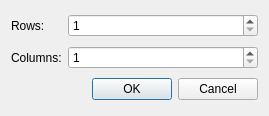
<?xml version="1.0" encoding="UTF-8"?>
<ui version="4.0">
 <class>SplitPaneDialog</class>
 <widget class="QDialog" name="SplitPaneDialog">
  <property name="geometry">
   <rect>
    <x>0</x>
    <y>0</y>
    <width>269</width>
    <height>116</height>
   </rect>
  </property>
  <property name="windowTitle">
   <string>Split/Unsplit Panes</string>
  </property>
  <layout class="QGridLayout" name="gridLayout">
   <item row="0" column="1">
    <widget class="QSpinBox" name="sb_rows">
     <property name="minimum">
      <number>1</number>
     </property>
     <property name="maximum">
      <number>8</number>
     </property>
    </widget>
   </item>
   <item row="1" column="1">
    <widget class="QSpinBox" name="sb_cols">
     <property name="minimum">
      <number>1</number>
     </property>
     <property name="maximum">
      <number>8</number>
     </property>
    </widget>
   </item>
   <item row="2" column="1">
    <widget class="QDialogButtonBox" name="buttonBox">
     <property name="orientation">
      <enum>Qt::Horizontal</enum>
     </property>
     <property name="standardButtons">
      <set>QDialogButtonBox::Cancel|QDialogButtonBox::Ok</set>
     </property>
    </widget>
   </item>
   <item row="0" column="0">
    <widget class="QLabel" name="lbl_rows">
     <property name="text">
      <string>Rows:</string>
     </property>
     <property name="buddy">
      <cstring>sb_rows</cstring>
     </property>
    </widget>
   </item>
   <item row="1" column="0">
    <widget class="QLabel" name="lbl_cols">
     <property name="text">
      <string>Columns:</string>
     </property>
     <property name="buddy">
      <cstring>sb_cols</cstring>
     </property>
    </widget>
   </item>
  </layout>
 </widget>
 <tabstops>
  <tabstop>sb_rows</tabstop>
  <tabstop>sb_cols</tabstop>
 </tabstops>
 <resources/>
 <connections>
  <connection>
   <sender>buttonBox</sender>
   <signal>accepted()</signal>
   <receiver>SplitPaneDialog</receiver>
   <slot>accept()</slot>
   <hints>
    <hint type="sourcelabel">
     <x>262</x>
     <y>94</y>
    </hint>
    <hint type="destinationlabel">
     <x>157</x>
     <y>115</y>
    </hint>
   </hints>
  </connection>
  <connection>
   <sender>buttonBox</sender>
   <signal>rejected()</signal>
   <receiver>SplitPaneDialog</receiver>
   <slot>reject()</slot>
   <hints>
    <hint type="sourcelabel">
     <x>262</x>
     <y>100</y>
    </hint>
    <hint type="destinationlabel">
     <x>268</x>
     <y>115</y>
    </hint>
   </hints>
  </connection>
 </connections>
</ui>
